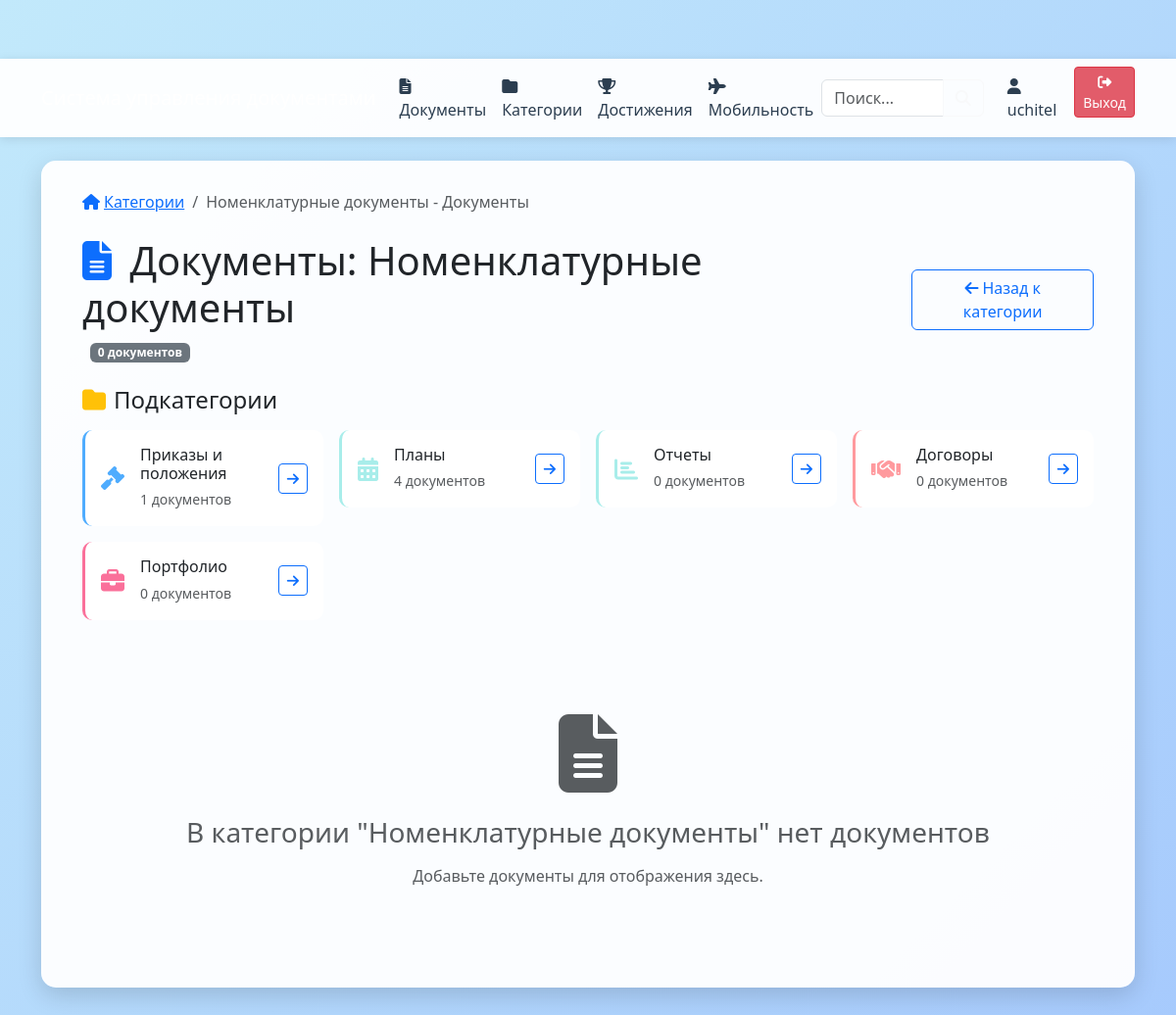
The page /documents/category/nomenclature-documents/ (signed in) on the database its author committed.
### main/models.py (models this page shows, shortened)
class Category(models.Model):
    name = models.CharField(max_length=200, verbose_name="Название категории")
    slug = models.SlugField(unique=True, verbose_name="Слаг")
    description = models.TextField(blank=True, null=True, verbose_name="Описание")
    parent = models.ForeignKey('self', null=True, blank=True, related_name='children', on_delete=models.CASCADE, verbose_name="Родительская категория")
    icon = models.CharField(max_length=50, default='fas fa-folder', verbose_name="Иконка")
    color = models.CharField(max_length=7, default='#667eea', verbose_name="Цвет")
    order = models.PositiveIntegerField(default=0, verbose_name="Порядок сортировки")
    is_active = models.BooleanField(default=True, verbose_name="Активна")
    created_at = models.DateTimeField(default=timezone.now)
    updated_at = models.DateTimeField(auto_now=True)
    def get_documents_count(self):
        count = self.documents.count()
        for child in self.children.filter(is_active=True):
            count += child.get_documents_count()
        return count
    class Meta:
        verbose_name = "Категория"
        verbose_name_plural = "Категории"
        ordering = ['order', 'name']

### main/views.py (the view)
# urls.py: path('documents/category/<slug:category_slug>/', views.documents_by_category, name='documents_by_category'),
@teacher_required
def documents_by_category(request, category_slug=None):
    if category_slug:
        category = get_object_or_404(Category, slug=category_slug, is_active=True)
        documents = category.documents.all().order_by('-created_at')
        subcategories = category.children.filter(is_active=True).order_by('order', 'name')
        breadcrumbs = []
        current = category
        while current:
            breadcrumbs.insert(0, current)
            current = current.parent
    else:
        category = None
        documents = Document.objects.filter(category__isnull=True).order_by('-created_at')
        subcategories = Category.objects.filter(parent=None, is_active=True).order_by('order', 'name')
        breadcrumbs = []
    for doc in documents:
        file_info = doc.get_file_type()
        doc.icon = file_info['icon']
        doc.file_type = file_info['type']
    return render(request, 'main/documents_by_category.html', {
        'category': category,
        'documents': documents,
        'subcategories': subcategories,
        'breadcrumbs': breadcrumbs,
        'is_admin': request.user.is_staff
    })

### templates/main/documents_by_category.html (shortened to what this page needs)
{% extends 'main.html' %}
{% block content %}
<div class="container-fluid">
    {% if category %}
    <nav aria-label="breadcrumb" class="mb-4">
        <ol class="breadcrumb">
            <li class="breadcrumb-item">
                <a href="{% url 'category_list' %}">
                    <i class="fas fa-home me-1"></i>Категории
                </a>
            </li>
            {% for breadcrumb in breadcrumbs %}
                {% if forloop.last %}
                <li class="breadcrumb-item active" aria-current="page">{{ breadcrumb.name }} - Документы</li>
                {% else %}
                <li class="breadcrumb-item">
                    <a href="{% url 'category_detail' breadcrumb.slug %}">{{ breadcrumb.name }}</a>
                </li>
                {% endif %}
            {% endfor %}
        </ol>
    </nav>
    {% endif %}
    <div class="row mb-4">
        <div class="col-12">
            <div class="d-flex justify-content-between align-items-center">
                <div>
                    <h1 class="display-6 mb-2">
                        <i class="fas fa-file-alt me-2 text-primary"></i>
                        {% if category %}
                            Документы: {{ category.name }}
                        {% else %}
                            Документы без категории
                        {% endif %}
                    </h1>
                    <p class="text-muted mb-0">
                        <span class="badge bg-secondary ms-2">{{ documents|length }} документов</span>
                    </p>
                </div>
                <div>
                    {% if category %}
                    <a href="{% url 'category_detail' category.slug %}" class="btn btn-outline-primary">
                        <i class="fas fa-arrow-left me-1"></i>Назад к категории
                    </a>
                    {% else %}
                    <a href="{% url 'category_list' %}" class="btn btn-outline-primary">
                        <i class="fas fa-arrow-left me-1"></i>К категориям
                    </a>
                    {% endif %}
                </div>
            </div>
        </div>
    </div>
    {% if subcategories %}
    <div class="row mb-5">
        <div class="col-12">
            <h4 class="mb-3">
                <i class="fas fa-folder me-2 text-warning"></i>Подкатегории
            </h4>
            <div class="row g-3">
                {% for subcategory in subcategories %}
                <div class="col-12 col-md-6 col-lg-3">
                    <div class="card subcategory-card" style="border-left: 3px solid {{ subcategory.color }};">
                        <div class="card-body">
                            <div class="d-flex align-items-center">
                                <div class="subcategory-icon me-3" style="color: {{ subcategory.color }};">
                                    <i class="{{ subcategory.icon }}"></i>
                                </div>
                                <div class="flex-grow-1">
                                    <h6 class="card-title mb-1">{{ subcategory.name }}</h6>
                                    <small class="text-muted">{{ subcategory.get_documents_count }} документов</small>
                                </div>
                                <div>
                                    <a href="{% url 'documents_by_category' subcategory.slug %}" class="btn btn-sm btn-outline-primary">
                                        <i class="fas fa-arrow-right"></i>
                                    </a>
                                </div>
                            </div>
                        </div>
                    </div>
                </div>
                {% endfor %}
            </div>
        </div>
    </div>
    {% endif %}
    {% if documents %}
    <div class="row g-4">
        {% for document in documents %}
        <div class="col-12 col-md-6 col-lg-4 col-xl-3">
            <div class="card document-card h-100">
                <div class="card-body d-flex flex-column">
                    <div class="document-icon mb-3 text-center">
                        <div class="file-icon-display">
                            {{ document.icon }}
                        </div>
                        <div class="file-type-display">
                            {{ document.file_type }}
                        </div>
                    </div>
                    <h6 class="card-title mb-2">{{ document.name }}</h6>
                    {% if document.category %}
                    <div class="document-category mb-2">
                        <span class="badge bg-light text-dark">
                            <i class="fas fa-folder me-1"></i>{{ document.category.name }}
                        </span>
                    </div>
                    {% endif %}
                    {% if document.notes %}
                    <p class="card-text text-muted small mb-3">{{ document.notes|truncatechars:60 }}</p>
                    {% endif %}
                    {% if document.get_tags_list %}
                    <div class="document-tags mb-3">
                        {% for tag in document.get_tags_list %}
                        <span class="badge bg-secondary me-1 mb-1">{{ tag }}</span>
                        {% endfor %}
                    </div>
                    {% endif %}
                    {% if document.is_important %}
                    <div class="document-importance mb-2">
                        <span class="badge bg-warning text-dark">
                            <i class="fas fa-star me-1"></i>Важный
                        </span>
                    </div>
                    {% endif %}
                    <div class="document-meta mb-3 mt-auto">
                        <small class="text-muted">
                            <i class="fas fa-calendar-alt me-1"></i>
                            {{ document.created_at|date:"d.m.Y" }}
                        </small>
                        {% if document.created_by %}
                        <br>
                        <small class="text-muted">
                            <i class="fas fa-user me-1"></i>
                            {{ document.created_by.get_full_name|default:document.created_by.username }}
                        </small>
                        {% endif %}
                    </div>
                    <div class="document-actions">
                        <div class="d-grid gap-2">
                            {% if document.document %}
                            <a href="{{ document.document.url }}" target="_blank" class="btn btn-primary btn-sm">
                                <i class="fas fa-download me-1"></i>Скачать
                            </a>
                            {% endif %}
                            {% if is_admin %}
                            <div class="btn-group" role="group">
                                <a href="{% url 'document_update' document.pk %}" class="btn btn-outline-success btn-sm">
                                    <i class="fas fa-edit"></i>
                                </a>
                                <a href="{% url 'document_delete' document.pk %}" class="btn btn-outline-danger btn-sm">
                                    <i class="fas fa-trash"></i>
                                </a>
                            </div>
                            {% endif %}
                        </div>
                    </div>
                </div>
            </div>
        </div>
        {% endfor %}
    </div>
    {% else %}
    <div class="row">
        <div class="col-12">
            <div class="text-center py-5">
                <div class="empty-documents">
                    <i class="fas fa-file-alt fa-5x text-muted mb-4"></i>
                    <h3 class="text-muted mb-3">
                        {% if category %}
                            В категории "{{ category.name }}" нет документов
                        {% else %}
                            Нет документов без категории
                        {% endif %}
                    </h3>
                    <p class="text-muted mb-4">
                        Добавьте документы для отображения здесь.
                    </p>
                </div>
            </div>
        </div>
    </div>
    {% endif %}
</div>
{% endblock %}

### templates/main.html (shortened to what this page needs)
<!DOCTYPE html>
<html lang="ru">
<head>
    <link href="https://cdn.jsdelivr.net/npm/bootstrap@5.3.6/dist/css/bootstrap.min.css" rel="stylesheet">
    <link rel="stylesheet" href="https://cdnjs.cloudflare.com/ajax/libs/font-awesome/6.4.0/css/all.min.css">
</head>
<body>
    <nav class="navbar navbar-expand-lg navbar-dark bg-dark">
        <div class="container">
            <a class="navbar-brand" href="{% url 'home' %}">Система управления документами</a>
            <div class="collapse navbar-collapse" id="navbarNav">
                <ul class="navbar-nav me-auto">
                    <li class="nav-item">
                        <a class="nav-link" href="{% url 'document_list' %}">
                            <i class="fas fa-file-alt"></i> Документы
                        </a>
                    </li>
                    <li class="nav-item">
                        <a class="nav-link" href="{% url 'category_list' %}">
                            <i class="fas fa-folder"></i> Категории
                        </a>
                    </li>
                    <li class="nav-item">
                        <a class="nav-link" href="{% url 'dostijeniya' %}">
                            <i class="fas fa-trophy"></i> Достижения
                        </a>
                    </li>
                    <li class="nav-item">
                        <a class="nav-link" href="{% url 'mobilnost' %}">
                            <i class="fas fa-plane"></i> Мобильность
                        </a>
                    </li>
                </ul>
                <form class="d-flex me-3" action="{% url 'search' %}" method="get">
                    <div class="input-group">
                        <input class="form-control" type="search" name="q" placeholder="Поиск..."
                               value="{{ request.GET.q|default:'' }}" aria-label="Search">
                        <button class="btn btn-outline-light" type="submit">
                            <i class="fas fa-search"></i>
                        </button>
                    </div>
                </form>
                <ul class="navbar-nav">
                    {% if user.is_authenticated %}
                    <li class="nav-item">
                        <span class="nav-link text-light">
                            <i class="fas fa-user"></i> {{ user.username }}
                        </span>
                    </li>
                    <li class="nav-item">
                        <form method="post" action="{% url 'logout' %}" style="display: inline;">
                            <button type="submit" class="btn btn-sm logout-btn" style="margin-left: 10px;" title="Выйти из системы">
                                <i class="fas fa-sign-out-alt"></i> Выход
                            </button>
                        </form>
                    </li>
                    {% else %}
                    <li class="nav-item">
                        <a class="nav-link text-light" href="{% url 'login' %}">
                            <i class="fas fa-sign-in-alt"></i> Вход
                        </a>
                    </li>
                    {% endif %}
                </ul>
            </div>
        </div>
    </nav>
    <div class="container mt-4">
        <div class="main-container">
            {% block content %}
            {% endblock %}
        </div>
    </div>
</body>
</html>

### templates/main.html (style rules this page uses)
body { font-family: 'Segoe UI', Tahoma, Geneva, Verdana, sans-serif; background: linear-gradient(-45deg, #a1ffce, #faffd1, #ffecd2, #fcb69f, #a1c4fd, #c2e9fb); background-size: 600% 600%; animation: gradientBG 20s ease infinite; min-height: 100vh; padding-top: 60px; }
.main-container { background-color: rgba(255, 255, 255, 0.95); border-radius: 15px; box-shadow: 0 8px 24px rgba(0, 0, 0, 0.15); padding: 30px; margin-bottom: 30px; }
.navbar { background-color: rgba(255, 255, 255, 0.95) !important; box-shadow: 0 2px 10px rgba(0, 0, 0, 0.1); }
.nav-link { color: #2c3e50 !important; transition: color 0.3s ease; }
.logout-btn { opacity: 1 !important; visibility: visible !important; display: inline-block !important; background-color: rgba(220, 53, 69, 0.8) !important; border: 1px solid #dc3545 !important; color: #fff !important; font-weight: 500; transition: all 0.3s ease; }
.subcategory-card { transition: all 0.3s ease; border: none; border-radius: 10px; }
.subcategory-icon { font-size: 1.5rem; }

### rows shown on the page
Category: name "Номенклатурные документы"
Category: name "Приказы и положения", get_documents_count "1"
Category: name "Планы", get_documents_count "4"
Category: name "Отчеты", get_documents_count "0"
Category: name "Договоры", get_documents_count "0"
Category: name "Портфолио", get_documents_count "0"

### other values the page prints
{{ user.username }} "uchitel"
{{ documents|length }} "0"
